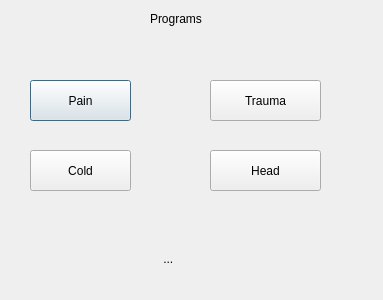
<?xml version="1.0" encoding="UTF-8"?>
<ui version="4.0">
 <class>ProgramWindow</class>
 <widget class="QDialog" name="ProgramWindow">
  <property name="geometry">
   <rect>
    <x>0</x>
    <y>0</y>
    <width>383</width>
    <height>300</height>
   </rect>
  </property>
  <property name="windowTitle">
   <string>Dialog</string>
  </property>
  <widget class="QPushButton" name="pushButton">
   <property name="geometry">
    <rect>
     <x>30</x>
     <y>80</y>
     <width>101</width>
     <height>41</height>
    </rect>
   </property>
   <property name="text">
    <string>Pain</string>
   </property>
  </widget>
  <widget class="QPushButton" name="pushButton_2">
   <property name="geometry">
    <rect>
     <x>30</x>
     <y>150</y>
     <width>101</width>
     <height>41</height>
    </rect>
   </property>
   <property name="text">
    <string>Cold</string>
   </property>
  </widget>
  <widget class="QPushButton" name="pushButton_3">
   <property name="geometry">
    <rect>
     <x>210</x>
     <y>80</y>
     <width>111</width>
     <height>41</height>
    </rect>
   </property>
   <property name="text">
    <string>Trauma</string>
   </property>
  </widget>
  <widget class="QPushButton" name="pushButton_4">
   <property name="geometry">
    <rect>
     <x>210</x>
     <y>150</y>
     <width>111</width>
     <height>41</height>
    </rect>
   </property>
   <property name="text">
    <string>Head</string>
   </property>
  </widget>
  <widget class="QLabel" name="label">
   <property name="geometry">
    <rect>
     <x>150</x>
     <y>10</y>
     <width>64</width>
     <height>17</height>
    </rect>
   </property>
   <property name="text">
    <string>Programs</string>
   </property>
  </widget>
  <widget class="QLabel" name="selection">
   <property name="geometry">
    <rect>
     <x>120</x>
     <y>250</y>
     <width>131</width>
     <height>17</height>
    </rect>
   </property>
   <property name="text">
    <string>             ...</string>
   </property>
  </widget>
 </widget>
 <resources/>
 <connections/>
</ui>
